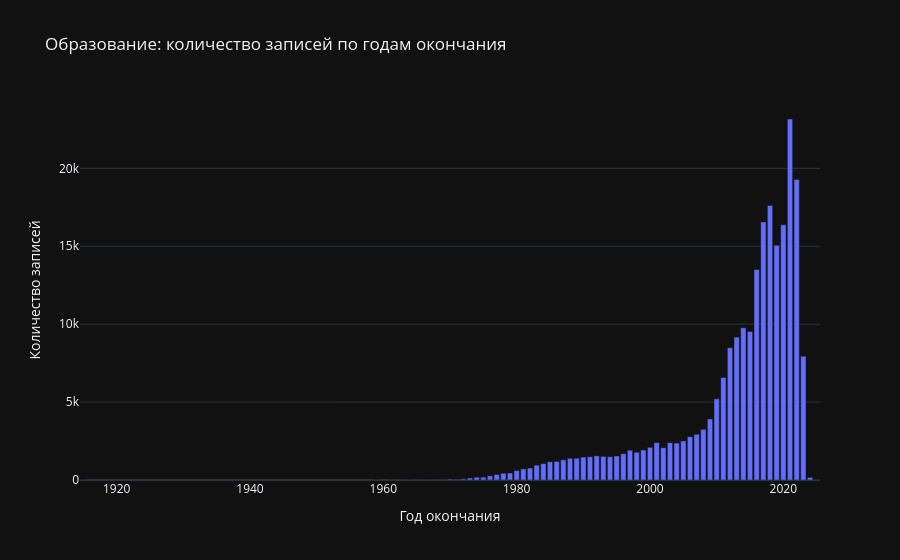

Notebook source saved alongside this figure:
### Markdown cell above
### 3.2. Образование - дата окончания

Посмотрим, сколько записей приходится на каждый год окончания.

### Code cell
year_counts = df_edu['Дата окончания'].value_counts().sort_index()

fig = px.bar(x=year_counts.index, y=year_counts.values, title='Образование: количество записей по годам окончания',
             labels={'x': 'Год окончания', 'y': 'Количество записей'})
fig.show()

### Figure 1 — Plotly figure (JSON) as saved in the notebook; plotly's stock layout.template omitted (floating-point values rounded to 4 significant figures)
{"data": [{"hovertemplate": "Год окончания=%{x}<br>Количество записей=%{y}<extra></extra>", "legendgroup": "", "marker": {"color": "#636efa", "pattern": {"shape": ""}}, "name": "", "orientation": "v", "showlegend": false, "textposition": "auto", "x": [1915, 1959, 1961, 1963, 1964, 1965, 1966, 1967, 1968, 1969, 1970, 1971, 1972, 1973, 1974, 1975, 1976, 1977, 1978, 1979, 1980, 1981, 1982, 1983, 1984, 1985, 1986, 1987, 1988, 1989, 1990, 1991, 1992, 1993, 1994, 1995, 1996, 1997, 1998, 1999, 2000, 2001, 2002, 2003, 2004, 2005, 2006, 2007, 2008, 2009, 2010, 2011, 2012, 2013, 2014, 2015, 2016, 2017, 2018, 2019, 2020, 2021, 2022, 2023, 2024, 2025], "xaxis": "x", "y": [1, 1, 1, 9, 1, 8, 11, 15, 33, 36, 58, 48, 82, 131, 180, 183, 269, 357, 430, 450, 602, 709, 767, 953, 1056, 1171, 1189, 1297, 1394, 1397, 1469, 1493, 1550, 1511, 1496, 1542, 1685, 1911, 1781, 1927, 2098, 2399, 2071, 2394, 2367, 2509, 2780, 2934, 3252, 3919, 5213, 6580, 8489, 9170, 9768, 9529, 13504, 16563, 17619, 15060, 16382, 23167, 19290, 7941, 167, 1], "yaxis": "y", "type": "bar"}], "layout": {"xaxis": {"anchor": "y", "domain": [0.0, 1.0], "title": {"text": "Год окончания"}}, "yaxis": {"anchor": "x", "domain": [0.0, 1.0], "title": {"text": "Количество записей"}}, "legend": {"tracegroupgap": 0}, "title": {"text": "Образование: количество записей по годам окончания"}, "barmode": "relative"}}
